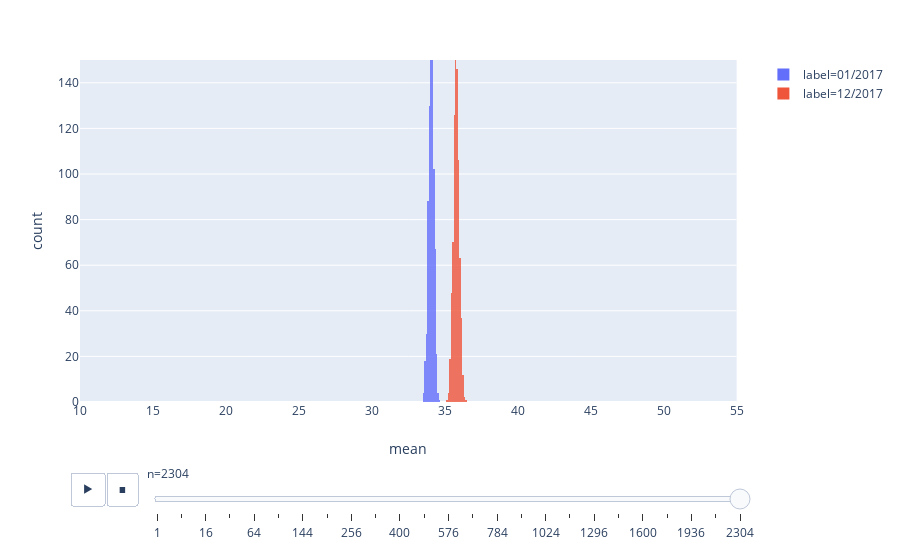

This figure's notebook cell:
### Code cell
df_list = []
# I am looping through different boostrapping parameters for a visual
for i in range(0,50,2):
    if i == 0: i = 1
    df_list += bootstrap_means(dti_df_t,
                               i*i, # using i^2 because a linear scale change is not as descriptive
                               800)
    
data = pd.concat(df_list).reset_index()
p = px.histogram(data, x='mean',
                 color = 'label',
                 opacity=.8,
                 animation_frame='n',
                 nbins=40,
                 #marginal='violin',
                 range_y = [0,150],
                 range_x = [10,55]
                )

p

### Figure 1 — Plotly figure (JSON) as saved in the notebook; plotly's stock layout.template omitted (floating-point values rounded to 4 significant figures; data arrays with more than 128 entries replaced by an {"elided": "..."} marker saying what was removed)
{"data": [{"alignmentgroup": "True", "bingroup": "x", "hoverlabel": {"namelength": 0}, "hovertemplate": "label=01/2017<br>n=2304<br>mean=%{x}<br>count=%{y}", "legendgroup": "label=01/2017", "marker": {"color": "#636efa", "opacity": 0.8}, "name": "label=01/2017", "nbinsx": 40, "offsetgroup": "label=01/2017", "orientation": "v", "showlegend": true, "type": "histogram", "x": {"elided": "800 float values"}, "xaxis": "x", "yaxis": "y"}, {"alignmentgroup": "True", "bingroup": "x", "hoverlabel": {"namelength": 0}, "hovertemplate": "label=12/2017<br>n=2304<br>mean=%{x}<br>count=%{y}", "legendgroup": "label=12/2017", "marker": {"color": "#EF553B", "opacity": 0.8}, "name": "label=12/2017", "nbinsx": 40, "offsetgroup": "label=12/2017", "orientation": "v", "showlegend": true, "type": "histogram", "x": {"elided": "800 float values"}, "xaxis": "x", "yaxis": "y"}], "layout": {"autosize": true, "barmode": "relative", "legend": {"tracegroupgap": 0}, "margin": {"t": 60}, "sliders": [{"active": 24, "currentvalue": {"prefix": "n="}, "len": 0.9, "pad": {"b": 10, "t": 60}, "steps": [{"args": [["1"], {"frame": {"duration": 0, "redraw": true}, "fromcurrent": true, "mode": "immediate", "transition": {"duration": 0, "easing": "linear"}}], "label": "1", "method": "animate"}, {"args": [["4"], {"frame": {"duration": 0, "redraw": true}, "fromcurrent": true, "mode": "immediate", "transition": {"duration": 0, "easing": "linear"}}], "label": "4", "method": "animate"}, {"args": [["16"], {"frame": {"duration": 0, "redraw": true}, "fromcurrent": true, "mode": "immediate", "transition": {"duration": 0, "easing": "linear"}}], "label": "16", "method": "animate"}, {"args": [["36"], {"frame": {"duration": 0, "redraw": true}, "fromcurrent": true, "mode": "immediate", "transition": {"duration": 0, "easing": "linear"}}], "label": "36", "method": "animate"}, {"args": [["64"], {"frame": {"duration": 0, "redraw": true}, "fromcurrent": true, "mode": "immediate", "transition": {"duration": 0, "easing": "linear"}}], "label": "64", "method": "animate"}, {"args": [["100"], {"frame": {"duration": 0, "redraw": true}, "fromcurrent": true, "mode": "immediate", "transition": {"duration": 0, "easing": "linear"}}], "label": "100", "method": "animate"}, {"args": [["144"], {"frame": {"duration": 0, "redraw": true}, "fromcurrent": true, "mode": "immediate", "transition": {"duration": 0, "easing": "linear"}}], "label": "144", "method": "animate"}, {"args": [["196"], {"frame": {"duration": 0, "redraw": true}, "fromcurrent": true, "mode": "immediate", "transition": {"duration": 0, "easing": "linear"}}], "label": "196", "method": "animate"}, {"args": [["256"], {"frame": {"duration": 0, "redraw": true}, "fromcurrent": true, "mode": "immediate", "transition": {"duration": 0, "easing": "linear"}}], "label": "256", "method": "animate"}, {"args": [["324"], {"frame": {"duration": 0, "redraw": true}, "fromcurrent": true, "mode": "immediate", "transition": {"duration": 0, "easing": "linear"}}], "label": "324", "method": "animate"}, {"args": [["400"], {"frame": {"duration": 0, "redraw": true}, "fromcurrent": true, "mode": "immediate", "transition": {"duration": 0, "easing": "linear"}}], "label": "400", "method": "animate"}, {"args": [["484"], {"frame": {"duration": 0, "redraw": true}, "fromcurrent": true, "mode": "immediate", "transition": {"duration": 0, "easing": "linear"}}], "label": "484", "method": "animate"}, {"args": [["576"], {"frame": {"duration": 0, "redraw": true}, "fromcurrent": true, "mode": "immediate", "transition": {"duration": 0, "easing": "linear"}}], "label": "576", "method": "animate"}, {"args": [["676"], {"frame": {"duration": 0, "redraw": true}, "fromcurrent": true, "mode": "immediate", "transition": {"duration": 0, "easing": "linear"}}], "label": "676", "method": "animate"}, {"args": [["784"], {"frame": {"duration": 0, "redraw": true}, "fromcurrent": true, "mode": "immediate", "transition": {"duration": 0, "easing": "linear"}}], "label": "784", "method": "animate"}, {"args": [["900"], {"frame": {"duration": 0, "redraw": true}, "fromcurrent": true, "mode": "immediate", "transition": {"duration": 0, "easing": "linear"}}], "label": "900", "method": "animate"}, {"args": [["1024"], {"frame": {"duration": 0, "redraw": true}, "fromcurrent": true, "mode": "immediate", "transition": {"duration": 0, "easing": "linear"}}], "label": "1024", "method": "animate"}, {"args": [["1156"], {"frame": {"duration": 0, "redraw": true}, "fromcurrent": true, "mode": "immediate", "transition": {"duration": 0, "easing": "linear"}}], "label": "1156", "method": "animate"}, {"args": [["1296"], {"frame": {"duration": 0, "redraw": true}, "fromcurrent": true, "mode": "immediate", "transition": {"duration": 0, "easing": "linear"}}], "label": "1296", "method": "animate"}, {"args": [["1444"], {"frame": {"duration": 0, "redraw": true}, "fromcurrent": true, "mode": "immediate", "transition": {"duration": 0, "easing": "linear"}}], "label": "1444", "method": "animate"}, {"args": [["1600"], {"frame": {"duration": 0, "redraw": true}, "fromcurrent": true, "mode": "immediate", "transition": {"duration": 0, "easing": "linear"}}], "label": "1600", "method": "animate"}, {"args": [["1764"], {"frame": {"duration": 0, "redraw": true}, "fromcurrent": true, "mode": "immediate", "transition": {"duration": 0, "easing": "linear"}}], "label": "1764", "method": "animate"}, {"args": [["1936"], {"frame": {"duration": 0, "redraw": true}, "fromcurrent": true, "mode": "immediate", "transition": {"duration": 0, "easing": "linear"}}], "label": "1936", "method": "animate"}, {"args": [["2116"], {"frame": {"duration": 0, "redraw": true}, "fromcurrent": true, "mode": "immediate", "transition": {"duration": 0, "easing": "linear"}}], "label": "2116", "method": "animate"}, {"args": [["2304"], {"frame": {"duration": 0, "redraw": true}, "fromcurrent": true, "mode": "immediate", "transition": {"duration": 0, "easing": "linear"}}], "label": "2304", "method": "animate"}], "x": 0.1, "xanchor": "left", "y": 0, "yanchor": "top"}], "updatemenus": [{"buttons": [{"args": [null, {"frame": {"duration": 500, "redraw": true}, "fromcurrent": true, "mode": "immediate", "transition": {"duration": 500, "easing": "linear"}}], "label": "&#9654;", "method": "animate"}, {"args": [[null], {"frame": {"duration": 0, "redraw": true}, "fromcurrent": true, "mode": "immediate", "transition": {"duration": 0, "easing": "linear"}}], "label": "&#9724;", "method": "animate"}], "direction": "left", "pad": {"r": 10, "t": 70}, "showactive": false, "type": "buttons", "x": 0.1, "xanchor": "right", "y": 0, "yanchor": "top"}], "xaxis": {"anchor": "y", "domain": [0, 0.98], "range": [10, 55], "title": {"text": "mean"}, "type": "linear"}, "yaxis": {"anchor": "x", "domain": [0, 1], "range": [0, 150], "title": {"text": "count"}}}}
